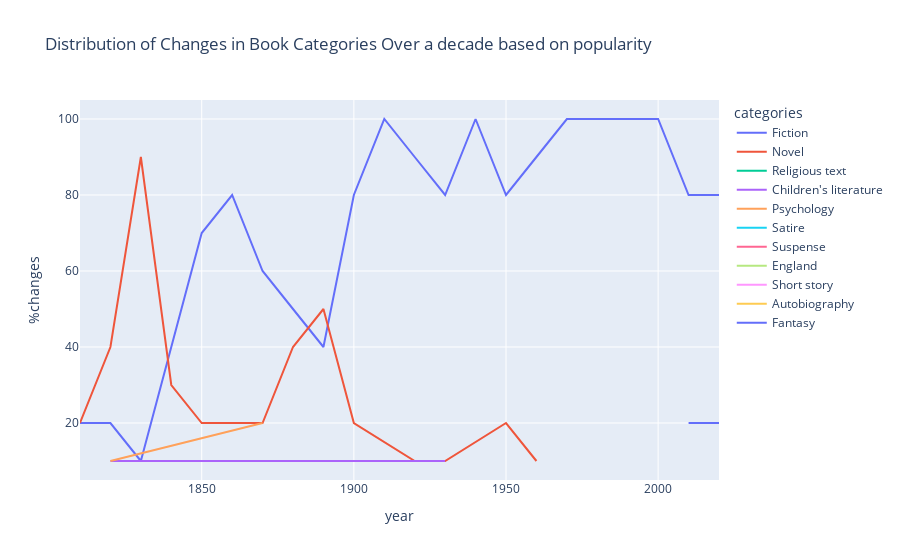

This figure's notebook cell:
### Code cell
px.line(dacades_changes_df, x='year', y='%changes',
        color='categories', title='Distribution of Changes in Book Categories Over a decade based on popularity')

### Figure 1 — Plotly figure (JSON) as saved in the notebook; plotly's stock layout.template omitted (floating-point values rounded to 4 significant figures)
{"data": [{"hovertemplate": "categories=Fiction<br>year=%{x}<br>%changes=%{y}<extra></extra>", "legendgroup": "Fiction", "line": {"color": "#636efa", "dash": "solid"}, "marker": {"symbol": "circle"}, "mode": "lines", "name": "Fiction", "orientation": "v", "showlegend": true, "type": "scatter", "x": [1810, 1820, 1830, 1840, 1850, 1860, 1870, 1880, 1890, 1900, 1910, 1920, 1930, 1940, 1950, 1960, 1970, 1980, 1990, 2000, 2010, 2020], "xaxis": "x", "y": [20, 20, 10, 40, 70, 80, 60, 50, 40, 80, 100, 90, 80, 100, 80, 90, 100, 100, 100, 100, 80, 80], "yaxis": "y"}, {"hovertemplate": "categories=Novel<br>year=%{x}<br>%changes=%{y}<extra></extra>", "legendgroup": "Novel", "line": {"color": "#EF553B", "dash": "solid"}, "marker": {"symbol": "circle"}, "mode": "lines", "name": "Novel", "orientation": "v", "showlegend": true, "type": "scatter", "x": [1810, 1820, 1830, 1840, 1850, 1860, 1870, 1880, 1890, 1900, 1920, 1930, 1950, 1960], "xaxis": "x", "y": [20, 40, 90, 30, 20, 20, 20, 40, 50, 20, 10, 10, 20, 10], "yaxis": "y"}, {"hovertemplate": "categories=Religious text<br>year=%{x}<br>%changes=%{y}<extra></extra>", "legendgroup": "Religious text", "line": {"color": "#00cc96", "dash": "solid"}, "marker": {"symbol": "circle"}, "mode": "lines", "name": "Religious text", "orientation": "v", "showlegend": true, "type": "scatter", "x": [1810], "xaxis": "x", "y": [10], "yaxis": "y"}, {"hovertemplate": "categories=Children's literature<br>year=%{x}<br>%changes=%{y}<extra></extra>", "legendgroup": "Children's literature", "line": {"color": "#ab63fa", "dash": "solid"}, "marker": {"symbol": "circle"}, "mode": "lines", "name": "Children's literature", "orientation": "v", "showlegend": true, "type": "scatter", "x": [1820, 1880, 1890, 1930], "xaxis": "x", "y": [10, 10, 10, 10], "yaxis": "y"}, {"hovertemplate": "categories=Psychology<br>year=%{x}<br>%changes=%{y}<extra></extra>", "legendgroup": "Psychology", "line": {"color": "#FFA15A", "dash": "solid"}, "marker": {"symbol": "circle"}, "mode": "lines", "name": "Psychology", "orientation": "v", "showlegend": true, "type": "scatter", "x": [1820, 1870], "xaxis": "x", "y": [10, 20], "yaxis": "y"}, {"hovertemplate": "categories=Satire<br>year=%{x}<br>%changes=%{y}<extra></extra>", "legendgroup": "Satire", "line": {"color": "#19d3f3", "dash": "solid"}, "marker": {"symbol": "circle"}, "mode": "lines", "name": "Satire", "orientation": "v", "showlegend": true, "type": "scatter", "x": [1820], "xaxis": "x", "y": [10], "yaxis": "y"}, {"hovertemplate": "categories=Suspense<br>year=%{x}<br>%changes=%{y}<extra></extra>", "legendgroup": "Suspense", "line": {"color": "#FF6692", "dash": "solid"}, "marker": {"symbol": "circle"}, "mode": "lines", "name": "Suspense", "orientation": "v", "showlegend": true, "type": "scatter", "x": [1820], "xaxis": "x", "y": [10], "yaxis": "y"}, {"hovertemplate": "categories=England<br>year=%{x}<br>%changes=%{y}<extra></extra>", "legendgroup": "England", "line": {"color": "#B6E880", "dash": "solid"}, "marker": {"symbol": "circle"}, "mode": "lines", "name": "England", "orientation": "v", "showlegend": true, "type": "scatter", "x": [1840], "xaxis": "x", "y": [10], "yaxis": "y"}, {"hovertemplate": "categories=Short story<br>year=%{x}<br>%changes=%{y}<extra></extra>", "legendgroup": "Short story", "line": {"color": "#FF97FF", "dash": "solid"}, "marker": {"symbol": "circle"}, "mode": "lines", "name": "Short story", "orientation": "v", "showlegend": true, "type": "scatter", "x": [1840], "xaxis": "x", "y": [10], "yaxis": "y"}, {"hovertemplate": "categories=Autobiography<br>year=%{x}<br>%changes=%{y}<extra></extra>", "legendgroup": "Autobiography", "line": {"color": "#FECB52", "dash": "solid"}, "marker": {"symbol": "circle"}, "mode": "lines", "name": "Autobiography", "orientation": "v", "showlegend": true, "type": "scatter", "x": [1850], "xaxis": "x", "y": [10], "yaxis": "y"}, {"hovertemplate": "categories=Fantasy<br>year=%{x}<br>%changes=%{y}<extra></extra>", "legendgroup": "Fantasy", "line": {"color": "#636efa", "dash": "solid"}, "marker": {"symbol": "circle"}, "mode": "lines", "name": "Fantasy", "orientation": "v", "showlegend": true, "type": "scatter", "x": [2010, 2020], "xaxis": "x", "y": [20, 20], "yaxis": "y"}], "layout": {"legend": {"title": {"text": "categories"}, "tracegroupgap": 0}, "title": {"text": "Distribution of Changes in Book Categories Over a decade based on popularity"}, "xaxis": {"anchor": "y", "domain": [0, 1], "title": {"text": "year"}}, "yaxis": {"anchor": "x", "domain": [0, 1], "title": {"text": "%changes"}}}}
